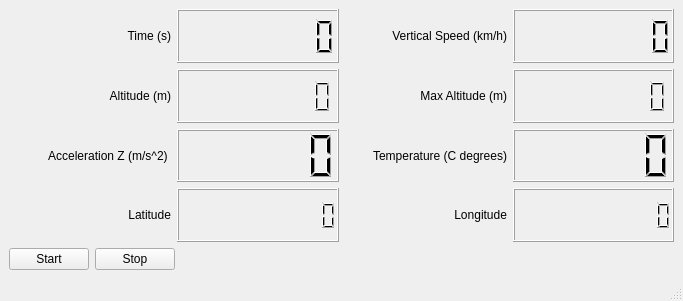
<?xml version="1.0" encoding="UTF-8"?>
<ui version="4.0">
 <class>LightDisplayWindow</class>
 <widget class="QMainWindow" name="LightDisplayWindow">
  <property name="geometry">
   <rect>
    <x>0</x>
    <y>0</y>
    <width>683</width>
    <height>301</height>
   </rect>
  </property>
  <property name="windowTitle">
   <string>Rocket Data</string>
  </property>
  <widget class="QWidget" name="centralwidget">
   <layout class="QGridLayout" name="gridLayout">
    <item row="0" column="0">
     <layout class="QHBoxLayout" name="horizontalLayout_4">
      <item>
       <layout class="QHBoxLayout" name="horizontalLayout">
        <item>
         <layout class="QVBoxLayout" name="verticalLayout_2">
          <item>
           <widget class="QLabel" name="label_8">
            <property name="text">
             <string>Time (s)</string>
            </property>
            <property name="alignment">
             <set>Qt::AlignRight|Qt::AlignTrailing|Qt::AlignVCenter</set>
            </property>
           </widget>
          </item>
          <item>
           <widget class="QLabel" name="label_9">
            <property name="text">
             <string>Altitude (m)</string>
            </property>
            <property name="alignment">
             <set>Qt::AlignRight|Qt::AlignTrailing|Qt::AlignVCenter</set>
            </property>
           </widget>
          </item>
          <item>
           <widget class="QLabel" name="label_10">
            <property name="text">
             <string>Acceleration Z (m/s^2) </string>
            </property>
            <property name="alignment">
             <set>Qt::AlignRight|Qt::AlignTrailing|Qt::AlignVCenter</set>
            </property>
           </widget>
          </item>
          <item>
           <widget class="QLabel" name="label_11">
            <property name="text">
             <string>Latitude</string>
            </property>
            <property name="alignment">
             <set>Qt::AlignRight|Qt::AlignTrailing|Qt::AlignVCenter</set>
            </property>
           </widget>
          </item>
         </layout>
        </item>
        <item>
         <layout class="QVBoxLayout" name="verticalLayout">
          <item>
           <widget class="QLCDNumber" name="time_lcd">
            <property name="numDigits">
             <number>8</number>
            </property>
           </widget>
          </item>
          <item>
           <widget class="QLCDNumber" name="altitude_lcd">
            <property name="numDigits">
             <number>9</number>
            </property>
           </widget>
          </item>
          <item>
           <widget class="QLCDNumber" name="acceleration_z_lcd">
            <property name="numDigits">
             <number>6</number>
            </property>
           </widget>
          </item>
          <item>
           <widget class="QLCDNumber" name="latitude_lcd">
            <property name="numDigits">
             <number>11</number>
            </property>
           </widget>
          </item>
         </layout>
        </item>
       </layout>
      </item>
      <item>
       <layout class="QHBoxLayout" name="horizontalLayout_2">
        <item>
         <layout class="QVBoxLayout" name="verticalLayout_3">
          <item>
           <widget class="QLabel" name="label_12">
            <property name="text">
             <string>Vertical Speed (km/h)</string>
            </property>
            <property name="alignment">
             <set>Qt::AlignRight|Qt::AlignTrailing|Qt::AlignVCenter</set>
            </property>
           </widget>
          </item>
          <item>
           <widget class="QLabel" name="label_13">
            <property name="text">
             <string>Max Altitude (m)</string>
            </property>
            <property name="alignment">
             <set>Qt::AlignRight|Qt::AlignTrailing|Qt::AlignVCenter</set>
            </property>
           </widget>
          </item>
          <item>
           <widget class="QLabel" name="label_14">
            <property name="text">
             <string>Temperature (C degrees)</string>
            </property>
            <property name="alignment">
             <set>Qt::AlignRight|Qt::AlignTrailing|Qt::AlignVCenter</set>
            </property>
           </widget>
          </item>
          <item>
           <widget class="QLabel" name="label_15">
            <property name="text">
             <string>Longitude</string>
            </property>
            <property name="alignment">
             <set>Qt::AlignRight|Qt::AlignTrailing|Qt::AlignVCenter</set>
            </property>
           </widget>
          </item>
         </layout>
        </item>
        <item>
         <layout class="QVBoxLayout" name="verticalLayout_4">
          <item>
           <widget class="QLCDNumber" name="speed_lcd">
            <property name="numDigits">
             <number>8</number>
            </property>
           </widget>
          </item>
          <item>
           <widget class="QLCDNumber" name="max_altitude_lcd">
            <property name="numDigits">
             <number>9</number>
            </property>
           </widget>
          </item>
          <item>
           <widget class="QLCDNumber" name="temperature_lcd">
            <property name="numDigits">
             <number>6</number>
            </property>
           </widget>
          </item>
          <item>
           <widget class="QLCDNumber" name="longitude_lcd">
            <property name="numDigits">
             <number>11</number>
            </property>
           </widget>
          </item>
         </layout>
        </item>
       </layout>
      </item>
     </layout>
    </item>
    <item row="1" column="0">
     <layout class="QHBoxLayout" name="horizontalLayout_3">
      <item>
       <widget class="QPushButton" name="start_button">
        <property name="text">
         <string>Start</string>
        </property>
       </widget>
      </item>
      <item>
       <widget class="QPushButton" name="stop_button">
        <property name="text">
         <string>Stop</string>
        </property>
       </widget>
      </item>
      <item>
       <spacer name="horizontalSpacer">
        <property name="orientation">
         <enum>Qt::Horizontal</enum>
        </property>
        <property name="sizeHint" stdset="0">
         <size>
          <width>40</width>
          <height>20</height>
         </size>
        </property>
       </spacer>
      </item>
     </layout>
    </item>
   </layout>
  </widget>
  <widget class="QMenuBar" name="menubar">
   <property name="geometry">
    <rect>
     <x>0</x>
     <y>0</y>
     <width>683</width>
     <height>21</height>
    </rect>
   </property>
  </widget>
  <widget class="QStatusBar" name="statusbar"/>
 </widget>
 <resources/>
 <connections/>
</ui>
